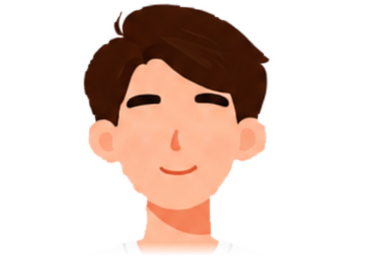
#> input picture briefs/hero-character/approved/scene/head.png, 370 x 256 px; the run also reads 1 picture not shown here
$ python build_contact.py
#> lines starting #> are read from the running program, lines starting #| are printed output that depends on the picture; pictures that were not available may be replaced by others from this repository, and a replacement may not be noted
#!/usr/bin/env python3
"""Assemble the contact greeting: a looping puppet cut from the approved hero.

The first version of this asset generated a new person and got a competent
stranger: different face, different line, different trousers. Identity is the
whole point of an asset that sits at the foot of a portfolio, so nothing here
generates a person. The figure is the approved character himself, cut up, and
the monitors are the approved hero's own monitors with their screens filled in
so they read from behind. Only the arm is new, and it is drawn rather than
generated, because a limb in this style is a tapered capsule and a capsule is
something a script can lay down exactly on the character's own palette.

    python3 scripts/build_contact.py [outdir]

What comes out, all of them the size of the stage so the page can stack them
with no arithmetic of its own:

    desk.png        the workstation, drawn last, and the occluder
    torso.png       the character from the neck down, left sleeve removed
    head.png        everything above the neck, eyes lifted off
    eyes.png        the two ovals alone
    arm-upper.png   shoulder to elbow, with the sleeve that hides the joint
    arm-fore.png    elbow to wrist
    hand-rest.png   a relaxed hand
    hand-shaka.png  thumb and little finger out
    rig.json        pivots, poses and the desk line

The lessons this file exists because of, all three of them paid for here:
docs/solutions/the-second-drawing-is-a-different-person.md (why nothing below is
generated), docs/solutions/a-layer-holds-only-the-pose-it-was-drawn-in.md (why
the arm is drawn waving rather than at rest) and
docs/solutions/zero-is-down-and-it-turns-the-other-way.md (the angle convention
every function here obeys).

Why the sleeve travels with the arm: two raster layers cannot share a pixel, so
the sleeve belongs to whichever one turns. The torso is cut back to the armhole
and given a round white shoulder underneath, and since both the cap and the
sleeve are the shirt's white, the seam cannot be seen at any angle. See
docs/solutions/two-raster-layers-cannot-share-a-pixel.md.
"""

from __future__ import annotations

import json
import math
import sys
from pathlib import Path

import numpy as np
from PIL import Image, ImageDraw

ROOT = Path(__file__).resolve().parent.parent
HERO = ROOT / "briefs/hero-character/approved"
CUTOUT = HERO / "hero-character-v2-cutout.png"
SCENE = HERO / "scene"
PLATE = SCENE / "plate.png"

# The stage. 1.4:1, which is what the contact block gives the illustration.
STAGE = (940, 680)
DESK_Y = 560          # the desk's top edge; everything below it is hidden
MONITOR_SCALE = 0.9   # close to the plate's own resolution, so nothing is upscaled
# One in the middle, which is what he sits behind, and one on the right to fill
# the desk out. The paper to the left of the middle one is where the arm goes.
MONITOR_X = (410, 755)
SS = 3                # supersampling for everything this script draws

# Sampled from the approved character and the approved plate, never invented.
SKIN = (252, 184, 148, 255)
SKIN_LINE = (240, 138, 100, 255)   # the darker peach the drawing uses for creases
SHIRT = (251, 251, 251, 255)
BEZEL = (32, 35, 43, 255)
BEZEL_BACK = (44, 48, 58, 255)     # the slight bulge on a monitor's back panel
WOOD = (176, 96, 58, 255)
WOOD_EDGE = (150, 78, 45, 255)

# The character, in the cutout's own 370x1173 pixels.
# The character and the monitors come out of the same approved drawing, so how
# big he is next to them is a measurement rather than a choice: the hero scene
# places him at 0.868 against a plate drawn at 1.0. The first version of this
# asset used 1.25 against monitors at 0.62, twice the right size, and a man
# twice the height of his own monitor reads as a collage rather than a room.
HERO_RATIO = 0.868
CHAR_SCALE = HERO_RATIO * MONITOR_SCALE
CHAR_X = 245          # where the cutout's left edge lands on the stage
REST_Y = 224          # where its top edge lands while he is working
RISE = 158            # how far up he comes, in stage pixels
# Where the hand ends up, in stage pixels, with him already risen. The pose is
# solved from this rather than guessed at in degrees: a target is something that
# can be checked against the monitor it must not disappear behind, and a pair of
# angles is not. It is out to the side rather than next to his ear, because the
# shoulder sits only just clear of the monitor and a hand held by the ear folds
# the elbow to a hundred and thirty degrees to get there.
GREET_WRIST = (215, 195)

# The loop, as windows into it: [leaving, arrived, starting back, home]. It lives
# in the rig because two things play it, the preview here and the page, and a
# timeline written down twice is a timeline that drifts. A frame judged on a
# contact sheet is only the frame that ships if both read the same numbers.
#
# The windows overlap on purpose. He notices before he rises, the elbow folds
# before the shoulder opens and unfolds after it, and the body starts back down
# while the arm is still coming in. Nothing begins only once something else has
# finished, which is the difference between an animation and a list of moves.
# The body does finish rising before the arm starts, and that one is not taste:
# the shoulder is behind the monitor until he is up, and an arm whose shoulder
# cannot be seen reads as an arm lying on the desk by itself.
TIMING = {
    "notice": [0.12, 0.20, 0.82, 0.92],
    "rise": [0.18, 0.36, 0.80, 0.95],
    "elbow": [0.36, 0.58, 0.78, 0.94],
    "shoulder": [0.38, 0.60, 0.76, 0.91],
    "wrist": [0.42, 0.64, 0.78, 0.93],
    "wag": [0.66, 0.82],
    # Both ends of this one are checked against the arm's own geometry rather
    # than chosen: preview_contact.py prints how far the wrist is below the desk
    # at each swap, and a gesture that appears over open paper is a pop.
    "shaka": [0.26, 0.90],
}

NECK = 238            # the row split_layers cut the head at
SHOULDER = (88, 300)  # the joint the arm turns about, in character pixels
ARMHOLE = ((100, 262), (66, 470))  # the seam the torso is cut back to
SLEEVE_HEM = 396      # the row below which the approved drawing is all arms

SLEEVE_LEN = 104      # down the arm from the shoulder, in character pixels
UPPER_LEN = 155
FORE_LEN = 140
W_SHOULDER = 78
W_HEM = 68
W_ELBOW = 56
W_WRIST = 46


# ── small drawing helpers ────────────────────────────────────────────────────
# Everything is drawn at SS times the final size and reduced at the end, which
# is the whole of the anti-aliasing strategy. The character's own art has no
# outline, so neither does anything here: shapes are laid down flat and the only
# darker marks are the creases the drawing itself uses.

def _canvas() -> Image.Image:
    return Image.new("RGBA", (STAGE[0] * SS, STAGE[1] * SS), (0, 0, 0, 0))


def taper(d: ImageDraw.ImageDraw, p0, p1, w0, w1, fill) -> None:
    """A limb: a quad between two circles, so the joint stays filled when it bends."""
    (x0, y0), (x1, y1) = p0, p1
    dx, dy = x1 - x0, y1 - y0
    n = math.hypot(dx, dy) or 1.0
    nx, ny = -dy / n, dx / n
    d.polygon([
        (x0 + nx * w0 / 2, y0 + ny * w0 / 2), (x1 + nx * w1 / 2, y1 + ny * w1 / 2),
        (x1 - nx * w1 / 2, y1 - ny * w1 / 2), (x0 - nx * w0 / 2, y0 - ny * w0 / 2),
    ], fill=fill)
    for (x, y), w in ((p0, w0), (p1, w1)):
        d.ellipse([x - w / 2, y - w / 2, x + w / 2, y + w / 2], fill=fill)


def band(d: ImageDraw.ImageDraw, p, deg, width, thickness, fill) -> None:
    """A stripe across a limb. A short `taper` would be a disc: it caps its ends."""
    a = _along(p, deg, -thickness / 2)
    b = _along(p, deg, thickness / 2)
    r = math.radians(deg)
    nx, ny = math.cos(r), math.sin(r)
    d.polygon([(a[0] + nx * width / 2, a[1] + ny * width / 2),
               (b[0] + nx * width / 2, b[1] + ny * width / 2),
               (b[0] - nx * width / 2, b[1] - ny * width / 2),
               (a[0] - nx * width / 2, a[1] - ny * width / 2)], fill=fill)


def reduce(img: Image.Image) -> Image.Image:
    return img.resize(STAGE, Image.LANCZOS)


def char_to_stage(x: float, y: float, top: float = REST_Y) -> tuple[float, float]:
    return CHAR_X + x * CHAR_SCALE, top + y * CHAR_SCALE


def place(layer: Image.Image, img: Image.Image, x: float, y: float) -> None:
    layer.alpha_composite(img, (round(x), round(y)))


# ── the workstation ──────────────────────────────────────────────────────────

def monitor_back() -> Image.Image:
    """The hero's own monitor with its screen filled in, so it reads from behind.

    Drawing a monitor from scratch would have been quicker and would not have
    matched: the bezel's corner radius, the neck's taper and the base's ellipse
    are all decisions already taken in the approved art. Filling the screen is
    the smallest edit that turns a front into a back.
    """
    plate = Image.open(PLATE).convert("RGBA")
    # One monitor with its stand. The crop stops at 259 on purpose: below that
    # the plate has the keyboard, and a keyboard seen from above cannot be in a
    # picture taken from behind the desk.
    mon = plate.crop((49, 24, 331, 259))
    a = np.array(mon).astype(int)
    opaque = a[..., 3] > 128

    # The screen is the large light-ish region inside the bezel. Filling every
    # pixel that is not already bezel-dark, inside the bezel's own rows, leaves
    # the silhouette untouched and removes the picture.
    dark = opaque & (a[..., 0] < 90) & (a[..., 1] < 95) & (a[..., 2] < 110)
    ys = np.where(dark.any(axis=1))[0]
    screen_rows = slice(ys.min(), ys.min() + int((ys.max() - ys.min()) * 0.72))
    region = opaque.copy()
    region[: screen_rows.start] = False
    region[screen_rows.stop:] = False
    a[region] = BEZEL
    back = Image.fromarray(a.astype(np.uint8), "RGBA")

    # One flat bulge, the only thing a back has that a front does not.
    d = ImageDraw.Draw(back)
    x0, x1 = 0.22 * back.width, 0.78 * back.width
    y0, y1 = ys.min() + 0.16 * (ys.max() - ys.min()), ys.min() + 0.70 * (ys.max() - ys.min())
    d.rounded_rectangle([x0, y0, x1, y1], radius=14, fill=BEZEL_BACK)
    return back


def workstation() -> Image.Image:
    """Desk and monitors, drawn over everything, opaque to the bottom edge."""
    layer = _canvas()
    d = ImageDraw.Draw(layer)
    w, h = STAGE[0] * SS, STAGE[1] * SS
    top = DESK_Y * SS

    # A flat panel rather than the hero's three-quarter view, because this is the
    # far side of the same desk and the far side shows no top surface.
    d.rectangle([0, top + 22 * SS, w, h], fill=WOOD)
    d.rectangle([0, top, w, top + 22 * SS], fill=WOOD_EDGE)

    mon = monitor_back()
    mw = round(mon.width * MONITOR_SCALE * SS)
    mh = round(mon.height * MONITOR_SCALE * SS)
    mon = mon.resize((mw, mh), Image.LANCZOS)
    for cx in MONITOR_X:
        place(layer, mon, cx * SS - mw / 2, top - mh + 5 * SS)

    return reduce(layer)


# ── the character ────────────────────────────────────────────────────────────

def _shirt_below(img: Image.Image) -> Image.Image:
    """Replace everything under the sleeve hem with a plain t-shirt.

    The approved drawing has his arms crossed, and they cannot stay. At the
    hero's own scale a seated man's forearms sit below the top of his own
    monitor, which is true of every desk anyone has worked at, so no height of
    desk and no amount of rise hides them: they show through the gap beside the
    monitor's stand. And a pair of crossed forearms behind a man who is waving
    is a man with three arms.

    So below the sleeve hem the torso becomes what a t-shirt is: one flat shape,
    wide at the sleeve caps and narrowing to the waist. It carries no arms at
    all. Both of his real ones are accounted for: the one that waves is its own
    layer, and the other is where a working man's other hand is, under the desk.
    """
    a = np.array(img)
    rows = np.arange(a.shape[0])
    cols = np.arange(a.shape[1])[None, :]
    # Two anchors and a straight taper between them. The upper one is the
    # silhouette at the hem, so the shape leaves the sleeves without a step.
    t = np.clip((rows - SLEEVE_HEM) / 74.0, 0, 1)
    left = 14 + (58 - 14) * t
    right = 336 + (296 - 336) * t
    band = rows >= SLEEVE_HEM

    a[band] = 0
    inside = band[:, None] & (cols >= left[:, None]) & (cols <= right[:, None])
    a[inside] = SHIRT
    return Image.fromarray(a, "RGBA")


def _armhole_cut(img: Image.Image) -> Image.Image:
    """Erase the sleeve the arm layer is about to own, and round off what is left."""
    a = np.array(img)
    (ax, ay), (bx, by) = ARMHOLE
    rows = np.arange(a.shape[0])
    t = np.clip((rows - ay) / (by - ay), 0, 1)
    seam = ax + (bx - ax) * t
    band = (rows >= ay - 40) & (rows <= by)
    cols = np.arange(a.shape[1])[None, :]
    mask = band[:, None] & (cols < seam[:, None])
    a[mask] = 0
    out = Image.fromarray(a, "RGBA")

    # A white shoulder under the sleeve, so no angle can open a gap. Both are the
    # shirt's white, so the join is invisible rather than merely hidden.
    d = ImageDraw.Draw(out)
    sx, sy = SHOULDER
    r = W_SHOULDER * 0.52
    d.ellipse([sx - r, sy - r, sx + r, sy + r], fill=SHIRT)
    return out


def figure() -> tuple[Image.Image, Image.Image, Image.Image]:
    """torso, head, eyes, each on a stage-sized transparent layer."""
    head_src = Image.open(SCENE / "head.png").convert("RGBA")
#> head_src is the input picture: PIL image 370x256 RGBA; mean R, G, B, A 226.4, 206.5, 197.3, 86.6
    eyes_src = Image.open(SCENE / "eyes.png").convert("RGBA")
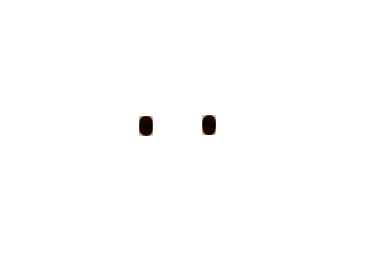
#> input picture briefs/hero-character/approved/scene/eyes.png, 370 x 256 px
#> eyes_src is the input picture: PIL image 370x256 RGBA; mean R, G, B, A 0.3, 0.2, 0.2, 1.5
    body_src = Image.open(SCENE / "body.png").convert("RGBA")   # rows NECK..
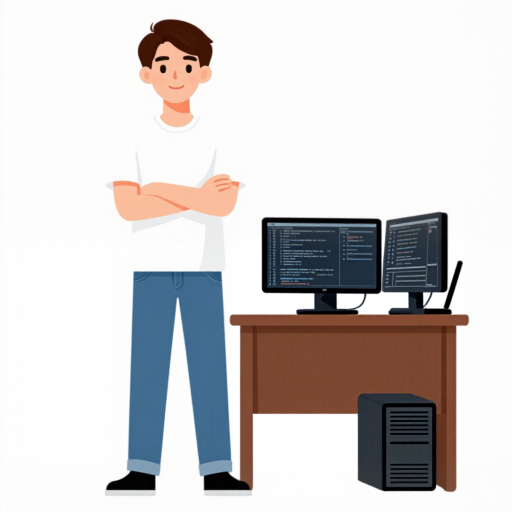
#> input picture briefs/hero-character/approved/hero-character-v1.png, 1024 x 1024 px, given in place of body.png, which was not available (shown at 1/2 size)

    full = Image.new("RGBA", (370, 1173), (0, 0, 0, 0))
#> full: PIL image 370x1173 RGBA; every value is 0
    full.alpha_composite(body_src, (0, NECK))
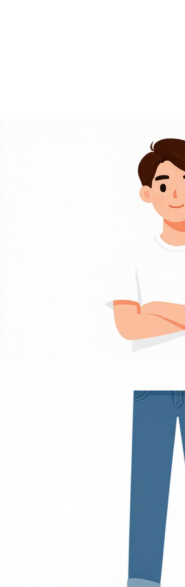
#> full: PIL image 370x1173 RGBA (shown at 1/2 size); mean R, G, B, A 185.5, 185.3, 186.2, 203.3; transparent parts drawn white
    torso_src = _armhole_cut(_shirt_below(full))
#> in _shirt_below, `a[band] = 0`:
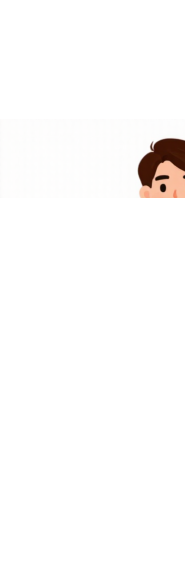
#> a: shape (1173, 370, 4) (shown at 1/2 size); mean R, G, B, A 31.6, 30.5, 29.9, 34.3; transparent parts drawn white
#> in _armhole_cut, `a[mask] = 0`:
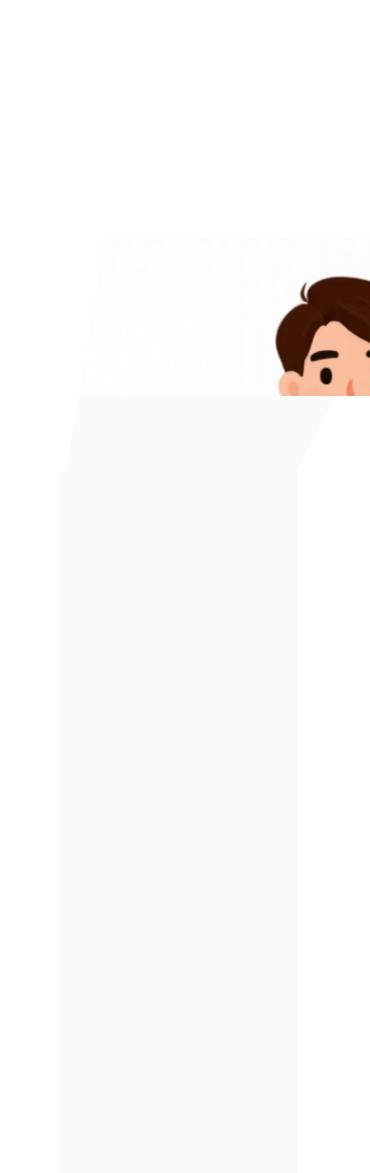
#> a: shape (1173, 370, 4); mean R, G, B, A 130.8, 129.7, 129.2, 135.2; transparent parts drawn white

    def lay(src: Image.Image, char_y: int) -> Image.Image:
#> called with char_y = 0
        layer = Image.new("RGBA", STAGE, (0, 0, 0, 0))
#> layer: PIL image 940x680 RGBA; every value is 0
        w = round(src.width * CHAR_SCALE)
        h = round(src.height * CHAR_SCALE)
        place(layer, src.resize((w, h), Image.LANCZOS), *char_to_stage(0, char_y))
#> in place, `layer.alpha_composite(img, (round(x), round(y)))`:
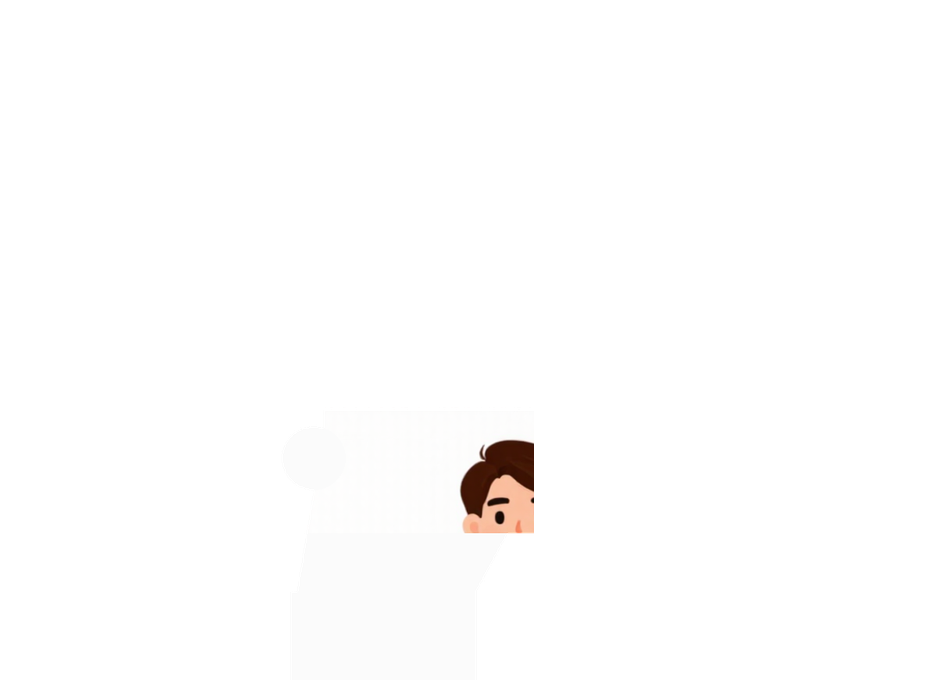
#> layer: PIL image 940x680 RGBA; mean R, G, B, A 21.7, 21.2, 20.9, 22.5; transparent parts drawn white
        return layer

    return lay(torso_src, 0), lay(head_src, 0), lay(eyes_src, 0)
#> (the rest of the program and of its run is left out)
